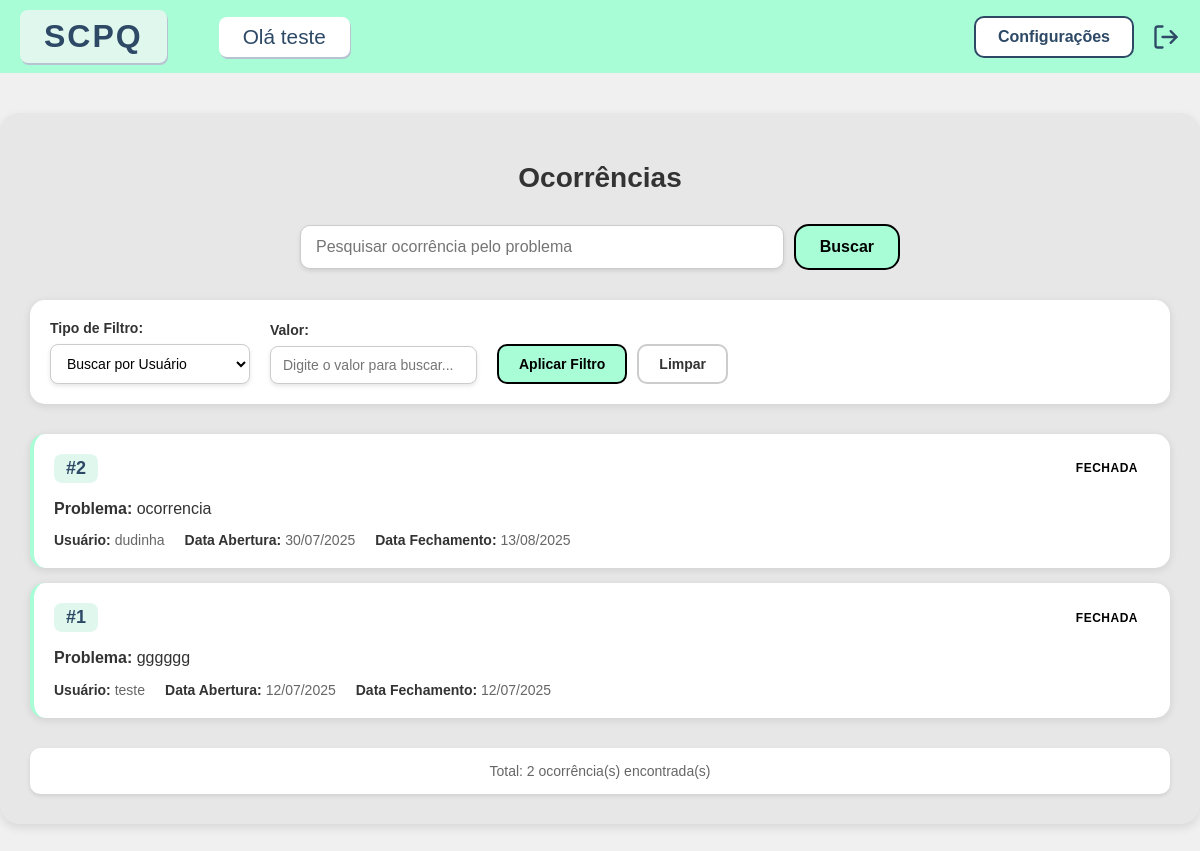
The page /funcionario/lista_todas (signed in) on the database its author committed.
### models.py (models this page shows)
class Usuario(db.Model):
    __tablename__ = 'Usuario'
    cpf = db.Column(db.BigInteger, primary_key=True)
    nome = db.Column(db.String(100), nullable=False)
    email = db.Column(db.String(100), unique=True)
    senha = db.Column(db.String(100), nullable=False)
    funcionario = db.relationship(
        'Funcionario', backref='usuario', uselist=False, cascade='all, delete'
    )
    docente = db.relationship(
        'Docente', backref='usuario', uselist=False, cascade='all, delete'
    )
    discente = db.relationship(
        'Discente', backref='usuario', uselist=False, cascade='all, delete'
    )
    ocorrencias = db.relationship(
        'Ocorrencia', backref='usuario', cascade='all, delete'
    )

class Ocorrencia(db.Model):
    __tablename__ = 'Ocorrencia'
    id = db.Column(db.Integer, primary_key=True, autoincrement=True)
    problema = db.Column(db.String(255))
    data_abertura = db.Column(db.Date)
    data_fechamento = db.Column(db.Date)
    id_usuario = db.Column(
        db.BigInteger, db.ForeignKey('Usuario.cpf', ondelete='CASCADE'), nullable=False
    )
    manutencoes = db.relationship(
        'Manutencao', backref='ocorrencia', cascade='all, delete'
    )

### blueprints/funcionario.py (the view)
@funcionario.route('/lista_todas', methods=['GET'])
def todas_ocorrencias():
    if 'nome' not in session:
        return redirect(url_for('funcionario.login'))
    ocorrencias = OcorrenciaProcedures.listar_todas()
    return render_template('consultar/ocorrencia.html',
                          ocorrencias=ocorrencias,
                          nome=session.get('nome'))

### helpers.py (called while the page is built)
    @staticmethod
    def listar_todas():
        from app import db
        """
        Procedure 4: Listar todas as ocorrências (sem filtro)
        """
        try:
            return db.session.query(
                Ocorrencia.id,
                Ocorrencia.problema,
                Ocorrencia.data_abertura,
                Ocorrencia.data_fechamento,
                Usuario.nome.label('nome_usuario')
            ).join(Usuario, Ocorrencia.id_usuario == Usuario.cpf)\
             .order_by(Ocorrencia.data_abertura.desc())\
             .all()
        except Exception as e:
            print(f"Erro ao listar todas as ocorrências: {e}")
            return []

### templates/consultar/ocorrencia.html (shortened to what this page needs)
<!DOCTYPE html>
<html lang="pt">
<head>
    <link rel="stylesheet" href="{{ url_for('static', filename='css/consulta_ocorrencia.css') }}">
</head>
<body>
    <header class="header">
        <div class="header-left">
            <span class="scpq-text">SCPQ</span>
            <span class="greeting">Olá {{ nome }}</span>
        </div>
        <div class="header-right">
            <button class="settings-btn">Configurações</button>
            <a href="/logout" class="logout-icon" title="Logout">
                <svg width="28" height="28" viewBox="0 0 24 24" fill="none" stroke="#2d4966" stroke-width="2" stroke-linecap="round" stroke-linejoin="round">
                    <path d="M9 21H5a2 2 0 0 1-2-2V5a2 2 0 0 1 2-2h4"></path>
                    <polyline points="16 17 21 12 16 7"></polyline>
                    <line x1="21" y1="12" x2="9" y2="12"></line>
                </svg>
            </a>
        </div>
    </header>
    <main class="container">
        <h1>Ocorrências</h1>
        <form method="POST" action="{{ url_for('funcionario.buscar') }}" class="search-form">
            <div class="search-container">
                <input type="text" name="valor_filtro" placeholder="Pesquisar ocorrência pelo problema" class="search-input">
                <button type="submit" class="search-btn">Buscar</button>
            </div>
        </form>
        <div class="filters-section">
            <form method="POST" action="{{ url_for('funcionario.buscar') }}" class="filters-form">
                <div class="filter-group">
                    <label for="tipo_filtro">Tipo de Filtro:</label>
                    <select name="tipo_filtro" id="tipo_filtro">
                        <option value="usuario">Buscar por Usuário</option>
                    </select>
                </div>
                <div class="filter-group">
                    <label for="valor_filtro">Valor:</label>
                    <input type="text" name="valor_filtro" id="valor_filtro" placeholder="Digite o valor para buscar...">
                </div>
                <div class="filter-buttons">
                    <button type="submit" class="filter-btn">Aplicar Filtro</button>
                    <a href="{{ url_for('funcionario.todas_ocorrencias') }}" class="clear-btn">Limpar</a>
                </div>
            </form>
        </div>
        <div class="occurrences-list">
            {% if ocorrencias %}
                {% for ocorrencia in ocorrencias %}
                <div class="occurrence-card">
                    <div class="occurrence-header">
                        <div class="occurrence-id">#{{ ocorrencia.id }}</div>
                        <div class="occurrence-status status-{{ 'aberta' if not ocorrencia.data_fechamento else 'fechada' }}">
                            {{ 'Aberta' if not ocorrencia.data_fechamento else 'Fechada' }}
                        </div>
                    </div>
                    <div class="occurrence-info">
                        <div class="occurrence-description">
                            <strong>Problema:</strong> {{ ocorrencia.problema or 'Não informado' }}
                        </div>
                        <div class="occurrence-details">
                            <div class="detail-item">
                                <strong>Usuário:</strong> {{ ocorrencia.nome_usuario }}
                            </div>
                            <div class="detail-item">
                                <strong>Data Abertura:</strong> {{ ocorrencia.data_abertura.strftime('%d/%m/%Y') if ocorrencia.data_abertura else 'N/A' }}
                            </div>
                            {% if ocorrencia.data_fechamento %}
                            <div class="detail-item">
                                <strong>Data Fechamento:</strong> {{ ocorrencia.data_fechamento.strftime('%d/%m/%Y') }}
                            </div>
                            {% endif %}
                        </div>
                    </div>
                </div>
                {% endfor %}
            {% else %}
                <div class="no-occurrences">
                    <p>Nenhuma ocorrência encontrada.</p>
                    <a href="{{ url_for('funcionario.index') }}" class="reload-btn">Recarregar lista</a>
                </div>
            {% endif %}
        </div>
        <div class="results-count">
            <p>Total: {{ ocorrencias|length }} ocorrência(s) encontrada(s)</p>
        </div>
    </main>
</body>
</html>

### static/css/consulta_ocorrencia.css (style rules this page uses)
body { margin: 0; font-family: 'Arial', sans-serif; background-color: #f0f0f0; }
.header { background-color: #a8fdd6; padding: 10px 20px; display: flex; justify-content: space-between; align-items: center; }
.header-left { display: flex; align-items: center; gap: 32px; }
.scpq-text { font-size: 2rem; font-weight: bold; color: #2d4966; letter-spacing: 2px; background: #e0f7ee; padding: 8px 24px; border-radius: 8px; box-shadow: 1px 2px 0 #b8c3d1; }
.greeting { font-size: 1.3rem; color: #2d4966; font-weight: 500; background: #fff; padding: 8px 24px; border-radius: 8px; margin-left: 20px; margin-right: 20px; box-shadow: 1px 2px 0 #b8c3d1; }
.header-right { display: flex; align-items: center; gap: 18px; }
.settings-btn { padding: 10px 22px; border-radius: 10px; border: 2px solid #2d4966; background: #fff; color: #2d4966; font-size: 1rem; font-weight: bold; cursor: pointer; transition: background 0.2s, color 0.2s; }
.logout-icon { display: flex; align-items: center; cursor: pointer; text-decoration: none; }
.container { background-color: #e7e7e7; margin: 40px auto; padding: 30px; max-width: 1200px; border-radius: 20px; box-shadow: 0px 4px 10px rgba(0,0,0,0.1); }
h1 { font-size: 28px; margin-bottom: 30px; text-align: center; color: #333; font-weight: 600; }
.search-form { margin-bottom: 30px; }
.search-container { display: flex; gap: 10px; align-items: center; justify-content: center; max-width: 600px; margin: 0 auto; }
.search-input { flex: 1; padding: 12px 15px; font-size: 16px; border-radius: 10px; border: 1px solid #ccc; box-shadow: 0 2px 4px rgba(0,0,0,0.1); background-color: #fff; box-sizing: border-box; }
.search-btn { background-color: #a8fdd6; padding: 12px 24px; font-size: 16px; border: 2px solid #000; border-radius: 15px; cursor: pointer; transition: background-color 0.3s; font-weight: bold; white-space: nowrap; }
.filters-section { background-color: #fff; padding: 20px; border-radius: 15px; margin-bottom: 30px; box-shadow: 0 2px 8px rgba(0,0,0,0.1); }
.filters-form { display: flex; gap: 20px; align-items: end; flex-wrap: wrap; }
.filter-group { display: flex; flex-direction: column; gap: 8px; min-width: 200px; }
.filter-group label { font-weight: bold; font-size: 14px; color: #333; }
.filter-group select, .filter-group input[type="text"] { padding: 10px 12px; font-size: 14px; border-radius: 8px; border: 1px solid #ccc; box-shadow: 0 2px 4px rgba(0,0,0,0.1); background-color: #fff; }
.filter-buttons { display: flex; gap: 10px; align-items: center; }
.filter-btn { background-color: #a8fdd6; padding: 10px 20px; font-size: 14px; border: 2px solid #000; border-radius: 10px; cursor: pointer; transition: background-color 0.3s; font-weight: bold; }
.clear-btn { background-color: #fff; color: #333; padding: 10px 20px; font-size: 14px; border: 2px solid #ccc; border-radius: 10px; cursor: pointer; transition: background-color 0.3s; font-weight: bold; text-decoration: none; display: inline-block; }
.occurrences-list { display: flex; flex-direction: column; gap: 15px; margin-bottom: 30px; }
.occurrence-card { background-color: #fff; border-radius: 15px; padding: 20px; box-shadow: 0 2px 8px rgba(0,0,0,0.1); border-left: 4px solid #a8fdd6; transition: transform 0.2s, box-shadow 0.2s; }
.occurrence-header { display: flex; justify-content: space-between; align-items: center; margin-bottom: 15px; }
.occurrence-id { font-size: 18px; font-weight: bold; color: #2d4966; background-color: #e0f7ee; padding: 4px 12px; border-radius: 8px; }
.occurrence-status { padding: 4px 12px; border-radius: 12px; font-size: 12px; font-weight: bold; text-transform: uppercase; letter-spacing: 0.5px; }
.occurrence-info { display: flex; flex-direction: column; gap: 12px; }
.occurrence-description { font-size: 16px; color: #333; line-height: 1.4; }
.occurrence-details { display: flex; gap: 20px; flex-wrap: wrap; }
.detail-item { font-size: 14px; color: #666; }
.detail-item strong { color: #333; }
.results-count { text-align: center; padding: 15px; background-color: #fff; border-radius: 10px; box-shadow: 0 2px 4px rgba(0,0,0,0.1); }
.results-count p { margin: 0; font-size: 14px; color: #666; font-weight: 500; }

### rows shown on the page
Usuario: nome "teste"
Ocorrencia: id "2", data_fechamento "FECHADA", problema "ocorrencia", nome_usuario "dudinha", data_abertura "30/07/2025", data_fechamento "13/08/2025"
Ocorrencia: id "1", data_fechamento "FECHADA", problema "gggggg", nome_usuario "teste", data_abertura "12/07/2025", data_fechamento "12/07/2025"

### other values the page prints
{{ ocorrencias|length }} "2"
